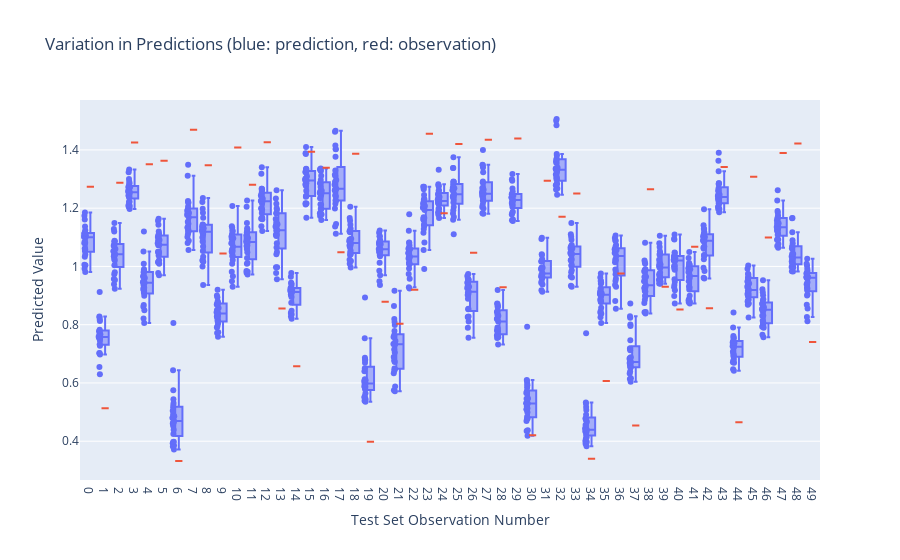

Write notebook code for a chart like this one.
### Code cell
# Predict on test set
X_test = doe_test
y_test = y2_test
variation_pred = pd.DataFrame([est.predict(X_test) for est, (train_idx, _) in zip(variation_pipe["estimator"], CV.split(X,y))])
fig = go.Figure()
for i in range(len(y_test)):
    fig.add_trace(go.Box(y=variation_pred.iloc[:,i],name=i,boxpoints='all',marker_color = px.colors.qualitative.Plotly[0]))
    fig.add_trace(go.Box(y=y_test.values[i], name=i,marker=dict(color=px.colors.qualitative.Plotly[1])))
fig.update_layout(title="Variation in Predictions (blue: prediction, red: observation)",showlegend=False,xaxis_title="Test Set Observation Number",yaxis_title="Predicted Value",)
fig.show()
